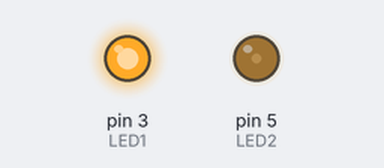
Bench run of a sketch on a simulated Arduino Uno, built with avr-gcc and run on an emulated ATmega328P. Shown: output pins drawn as LEDs (lit = HIGH).

Above: at 0.1 s.
Timing chart, 0 to 1.6 s (numbered marks = the images above):
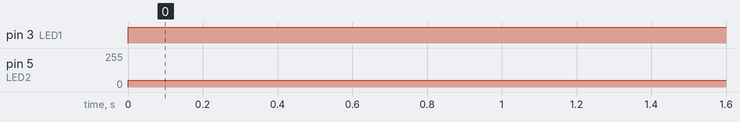

The sketch:

main.ino
```cpp
// C++ code
//
/*
  This program blinks pin 13 of the Arduino (the
  built-in LED)
*/
int bright = 255;
int bright1 = 50;
int  LED1 = 3;
int  LED2 = 5;

void setup()
{

  pinMode(LED1, OUTPUT);
  pinMode(LED2, OUTPUT);
  }

void loop()
{
  // turn the LED on (HIGH is the voltage level)
  analogWrite(LED1,bright) ;
  analogWrite(LED2,bright1);

}
```

Measured:
- by itself, pin 3 (LED1): LOW → HIGH at 0.00 s
- by itself, pin 5 (LED2): 0/255 → 50/255 at 0.00 s
